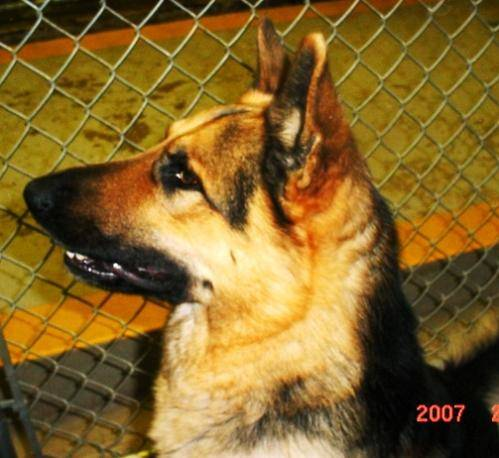
#> input picture data/training_set/dogs/dog.107.jpg, 499 x 458 px; its folder holds 4 pictures in this run
$ python main.py
#> lines starting #> are read from the running program, lines starting #| are printed output that depends on the picture
### utils/image_preprocessing.py
from PIL import Image
import numpy as np
import os


def load_image(image_path, size=(256, 256)):
    """
    Load an image from a file path and convert it to a numpy array.

    Arguments:
    image_path -- path to the image file

    Returns:
    image_array -- numpy array representation of the image
    """
    image = Image.open(image_path)
    image = image.resize(size)
    image_array = np.array(image)
    return image_array

def image2vector(image):
    """
    Argument:
    image -- a numpy array of shape (length, height, depth)

    Returns:
    v -- a vector of shape (length*height*depth, 1)
    """
    v = image.reshape((image.shape[0]*image.shape[1]*image.shape[2]),1)
    return v

def normalize_image(image_vector):
    """
    Normalize an image vector.

    Arguments:
    image_vector -- a vector of shape (length*height*depth, 1)

    Returns:
    normalized_vector -- a normalized vector of shape (length*height*depth, 1)
    """
    normalized_vector = image_vector / 255
    return normalized_vector

def preprocess_image(image_path):
    """
    Preprocess a single image by loading, vectorizing, and normalizing it.

    Arguments:
    image_path -- path to the image file

    """
    image_array = load_image(image_path)
    image_vector = image2vector(image_array)
    normalized_vector = normalize_image(image_vector)
    return normalized_vector


def preprocess_images_in_folder(folder_path):
    """
    Process all JPG images in a folder.

    Arguments:
    folder_path -- path to the folder containing the images

    Returns:
    normalized_images -- a NumPy array of shape (length*height*depth, number of images) containing normalized vectors
    """
    normalized_vectors = []
    for filename in os.listdir(folder_path):
        if filename.endswith(".jpg"):
            image_path = os.path.join(folder_path, filename)
            normalized_vector = preprocess_image(image_path)
            normalized_vectors.append(normalized_vector)
    # Stack vectors horizontaly to get an array with shape (length*height*depth, number of images)
    normalized_images = np.hstack(normalized_vectors)
    return normalized_images

### utils/prepare_dataset.py
import os
import h5py
import numpy as np
import matplotlib.pyplot as plt
from sklearn.utils import shuffle

from utils.image_preprocessing import preprocess_images_in_folder

# [109 lines left out: functions save_data, load_data, load_parameters, shuffle_dataset, load_small_dataset, prepare_small_dataset, not called in this run]


def prepare_dataset(dog_folder_path, cat_folder_path, output_folder, force_preprocess=False):
    """
    Prepare the dataset by processing all dog and cat images, creating labels,
    and combining them into a single array of normalized vectors and labels.

    Arguments:
    dog_folder_path -- path to the folder containing the dog images
    cat_folder_path -- path to the folder containing the cat images
    output_folder -- path to the folder that should contain the preprocessed data
    force_preprocess -- boolean flag to force the preprocessing of the data even if it is already saved

    Returns:
    X -- a numpy array of shape (length*height*depth, number of image) containing the normalized image vectors
    Y -- a numpy array of shape (1, number of images) containing the labels (1 for dog, 0 for cat)
    """

    # Evaluate if we have preprocessed data
    x_path = os.path.join(output_folder, 'X')
    y_path = os.path.join(output_folder, 'Y')

    # Check if data is already processed and saved
    if not force_preprocess and os.path.exists(x_path + '.npy') and os.path.exists(y_path + '.npy'):
        X = load_data(x_path)
        Y = load_data(y_path)
    else:
        # Preprocess images for dogs (label 1) and cats (label 0)
        print("Processing dog images...")
        dog_images = preprocess_images_in_folder(dog_folder_path)
        # dog_images, dog_mean, dog_std  = preprocess_images_in_folder(dog_folder_path)
        print("dog images shape: ", dog_images.shape)
        dog_labels = np.ones(dog_images.shape[1])
        print("Processing cat images...")
        cat_images = preprocess_images_in_folder(cat_folder_path)
        # cat_images,  cat_mean, cat_std = preprocess_images_in_folder(cat_folder_path)
        print("cat images shape: ", cat_images.shape)
        cat_labels = np.zeros(cat_images.shape[1])

        X = np.hstack([dog_images, cat_images])
        print("Combined X shape:", X.shape)

        # Set labels for dogs and cats images in X
        Y = np.hstack([dog_labels, cat_labels]).reshape(1, -1)
        print("Combined Y shape:", Y.shape)

        print("Shuffle dataset...")
        X, Y = shuffle_dataset(X,Y)
        # X_shuffled, Y_shuffled = shuffle(X, Y, random_state=42)
        print("Dataset shuffled")

        # Save processed data
        save_data(X, x_path)
        save_data(Y, y_path)


    print("Images: ", X.shape, "Labels: ", Y.shape)
    return X, Y

### main.py
import os
import time
import numpy as np
import matplotlib.pyplot as plt
from utils.image_preprocessing import preprocess_image
from utils.neural_network import L_layer_model, L_model_forward
from utils.prepare_dataset import load_parameters, prepare_dataset, prepare_small_dataset, save_data

np.random.seed(2) # keep consistency in random calls

def initialize_paths(base_path):
    """
    Constructs and returns a dictionary of key paths used throughout the script.

    Arguments:
    base_path -- String, the base directory of the script (typically where the script is running from).

    Returns:
    Dictionary with keys pointing to specific directory paths needed for training, development, and parameter storage.
    """
    paths = {
        "train_dogs": "data/training_set/dogs",
        "train_cats": "data/training_set/cats",
        "train_output": "data/training_set/",
        "dev_dogs": "data/dev_set/dogs",
        "dev_cats": "data/dev_set/cats",
        "dev_output": "data/dev_set/",
        "params_output": "model/params"
    }
    for key, path in paths.items():
        paths[key] = os.path.join(base_path, path)
    return paths

# [49 lines left out: functions prepare_model_hyperparameters, show_costs_plot, not called in this run]

def train_model(paths):
    """
    Conducts the model training process using the dataset and saves the trained parameters.

    Arguments:
    paths -- Dictionary, containing paths to the training data and where to save the parameters.

    Returns:
    parameters -- Dictionary containing the trained model parameters.
    """
    start_load = time.time()
    print("Preparing training dataset...")
    train_x, train_y = prepare_dataset(paths["train_dogs"], paths["train_cats"], paths["train_output"])
    load_time = time.time() - start_load
    print(f"Training dataset prepared in {load_time:.2f} seconds")

    print("Prepare hyperparameters...")
    layers_dims, learning_rate, mini_batch_size, num_epochs = prepare_model_hyperparameters(train_x.shape)
    print("Hyperparameters prepared")

    print("Training the model for several epochs...")
    parameters, costs = L_layer_model(train_x, train_y, layers_dims, learning_rate, mini_batch_size, num_epochs = num_epochs, print_cost=True)

    save_data(parameters, paths["params_output"])

    training_time = time.time() - start_load
    print(f"Training completed and parameters saved in {training_time:.2f} seconds")

    show_costs_plot(costs, learning_rate)

    return parameters

# [81 lines left out: functions train_small_model, load_or_train_model, evaluate_model, predict_image, not called in this run]

def main():

    small_or_large = input("Would you like to run the model on a smal testing dataset or on the large puppy detection dataset? (s/l) ")
#> the answer given: 1
    small_model = small_or_large.lower() == 's'
    if small_model:

        train_x, train_y, test_x, test_y, classes = prepare_small_dataset()

        parameters = train_small_model(train_x, train_y)
        print("Evaluating on the train dataset...")
        accuracy = evaluate_model(parameters, train_x, train_y)
        print(f"Model accuracy on the train set: {accuracy:.2%}")
        print("Evaluating on the test dataset...")
        accuracy = evaluate_model(parameters, test_x, test_y)
        print(f"Model accuracy on the test set: {accuracy:.2%}")
    else:
        base_path = os.path.dirname(__file__)
        paths = initialize_paths(base_path)

        train_or_load = input("Would you like to retrain a new model or not (and instead use existing parameters)? (y/n) ")
#> the answer given: y
        parameters = load_or_train_model(paths) if train_or_load.lower() == 'n' else train_model(paths)
#> in load_image, image is the input picture: PIL image 499x458 RGB; mean R, G, B 132, 101, 40.6
#> in load_image, `image = image.resize(size)`:
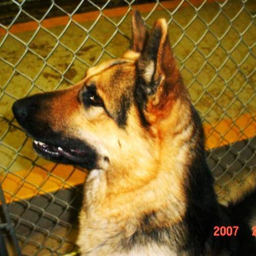
#> image: PIL image 256x256 RGB; mean R, G, B 132, 101, 40.6
#> pass 3 of the loop in preprocess_images_in_folder, `for filename in os.listdir(folder_path):`:
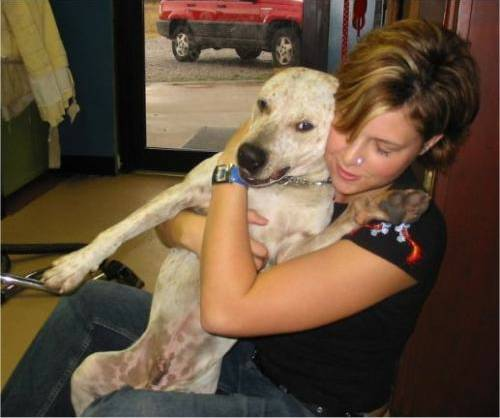
#> input picture data/training_set/dogs/dog.1122.jpg, 500 x 418 px
#> in load_image, image is the input picture: PIL image 500x418 RGB; mean R, G, B 99.2, 79.6, 59.9
#> in load_image (call 3), `image = image.resize(size)`:
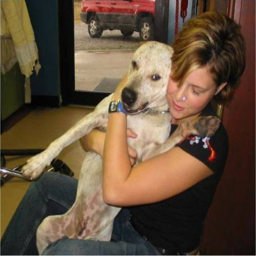
#> image: PIL image 256x256 RGB; mean R, G, B 99.2, 79.5, 59.8
#> the loop made 4 passes; the first 3 are shown
#| dog images shape:  (196608, 4)

        print("Preparing dev dataset...")
        dev_x, dev_y = prepare_dataset(paths["dev_dogs"], paths["dev_cats"], paths["dev_output"])
        print("Dev dataset prepared")

        print("Evaluating on the dev dataset...")
        accuracy = evaluate_model(parameters, dev_x, dev_y)
        print(f"Model accuracy on the dev set: {accuracy:.2%}")

        print("Evaluating on the train dataset...")
        train_x, train_y = prepare_dataset(paths["train_dogs"], paths["train_cats"], paths["train_output"])
        accuracy = evaluate_model(parameters, train_x, train_y)
        print(f"Model accuracy on the train set: {accuracy}")

        while True:
            user_image_path = input("Enter the path to the image you want to predict (or 'q' to quit): ")
            if user_image_path.lower() == 'q':
                break   # Exit the loop if user enters 'q'

            print("Your selected image path: ", user_image_path)
            prediction = predict_image(user_image_path, parameters)

            if prediction > 0.5:
                print(f"\nThe image is of a puppy! (with a certainty of {prediction})")
            else:
                print("\nThe image is not of a puppy, but of an impostor!")

    print("Thanks for using the puppy detector, I hope it was interesting and you could learn how a simple neural network could be used for image classification. Have a great day!")

if __name__ == "__main__":
#> (the run stopped early here; a loop or call above may not have finished)
